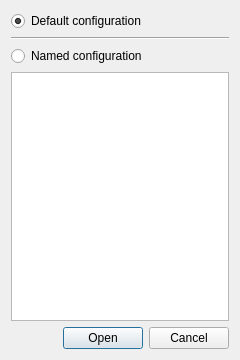
<?xml version="1.0" encoding="UTF-8"?>
<ui version="4.0">
 <class>restoreDialog</class>
 <widget class="QDialog" name="restoreDialog">
  <property name="geometry">
   <rect>
    <x>0</x>
    <y>0</y>
    <width>240</width>
    <height>360</height>
   </rect>
  </property>
  <property name="windowTitle">
   <string>Restore Configuration</string>
  </property>
  <layout class="QVBoxLayout" name="verticalLayout">
   <item>
    <widget class="QRadioButton" name="startupRadioButton">
     <property name="text">
      <string>Default configuration</string>
     </property>
     <property name="checked">
      <bool>true</bool>
     </property>
    </widget>
   </item>
   <item>
    <widget class="Line" name="line">
     <property name="orientation">
      <enum>Qt::Horizontal</enum>
     </property>
    </widget>
   </item>
   <item>
    <widget class="QRadioButton" name="namedRadioButton">
     <property name="text">
      <string>Named configuration</string>
     </property>
    </widget>
   </item>
   <item>
    <widget class="QListWidget" name="namesListWidget"/>
   </item>
   <item>
    <widget class="QDialogButtonBox" name="buttonBox">
     <property name="orientation">
      <enum>Qt::Horizontal</enum>
     </property>
     <property name="standardButtons">
      <set>QDialogButtonBox::Cancel|QDialogButtonBox::Open</set>
     </property>
    </widget>
   </item>
  </layout>
 </widget>
 <resources/>
 <connections>
  <connection>
   <sender>buttonBox</sender>
   <signal>accepted()</signal>
   <receiver>restoreDialog</receiver>
   <slot>accept()</slot>
   <hints>
    <hint type="sourcelabel">
     <x>248</x>
     <y>254</y>
    </hint>
    <hint type="destinationlabel">
     <x>157</x>
     <y>274</y>
    </hint>
   </hints>
  </connection>
  <connection>
   <sender>buttonBox</sender>
   <signal>rejected()</signal>
   <receiver>restoreDialog</receiver>
   <slot>reject()</slot>
   <hints>
    <hint type="sourcelabel">
     <x>316</x>
     <y>260</y>
    </hint>
    <hint type="destinationlabel">
     <x>286</x>
     <y>274</y>
    </hint>
   </hints>
  </connection>
 </connections>
</ui>
